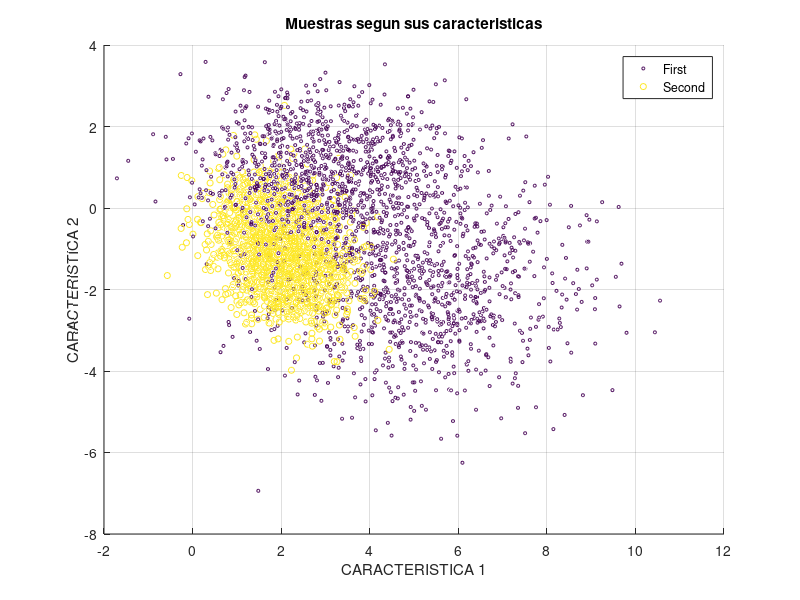

Reproduce this figure in MATLAB. (Note: this script raises an error after producing the figure.)
%% IE3038 - Diseño e Innovación en Ingeniería 1
%  Ejercicios de Aprendizaje Supervisado
%  Nombre: Cristhofer Isaac Patzan Martinez
%  Carné: 19218
%  Sección: 20

%  ESCRIBA EL CÓDIGO CORRESPONDIENTE EN LOS ESPACIOS DEBAJO DE LAS INSTRUCCIONES EN CADA
%  UNA DE LAS 6 SECCIONES. ANTES DE ENTREGAR SU SCRIPT, ASEGÚRESE DE QUE CORRA SIN
%  ERRORES. AL CALIFICAR, SE CORRERÁ EL SCRIPT PARA VER SI SE GENERAN LOS RESULTADOS Y
%  GRÁFICAS SOLICITADAS. PUEDE ASUMIR QUE EL .mat ESTÁ DISPONIBLE EN EL "Current Folder".
clear;clc;
%% (1) Graficar los datos X1 y X2
%  Cargue las variables X1 y X2 que están en el archivo ejercicios_apr_sup.mat
load('ejercicios_apr_sup.mat')

%  Las muestras en X1 corresponden a datos de una clase, y las muestras en X2 corresponden
%  a otra clase. Las muestras son vectores fila (estos serían los "feature vectors").
%  Notar que cada columna corresponde a una característica (feature).
%  En la figura 1, grafique las muestras usando scatter3. Use colores distintos para cada
%  clase. Active el grid, etiquete los ejes, coloque una leyenda y un título en la figura.
%  Deberá incluir la imagen en su reporte.
N1 = size(X1, 1);
N2 = size(X2, 1);

%s = [5*ones(N1,1); 20*ones(N2,1)];
%c = [ones(N1,1); 2*ones(N2,1)];
s1 = 5*ones(N1,1);
s2 = 20*ones(N2,1);
c1 = ones(N1,1);
c2 = 2*ones(N2,1);

figure(1)
%scatter3(X_train(:,1), X_train(:,2), X_train(:,3),s,c); %(feature1,feature2, feature3, size, color)
%legend
hold on
scatter3(X1(:,1), X1(:,2), X1(:,3),s1,c1);
scatter3(X2(:,1), X2(:,2), X2(:,3),s2,c2);
grid on
title('Muestras segun sus caracteristicas')
xlabel('CARACTERISTICA 1')
ylabel('CARACTERISTICA 2')
zlabel('CARACTERISTICA 3')
legend([{'First'},{'Second'}])
hold off




%% (2) Separar los datos X1 y X2 en conjuntos de entrenamiento y prueba; entrenar las SVM
%  80% de las muestras en X1 y en X2 se usarán para entrenar clasificadores SVM. El 20%
%  restante se usará para evaluar.
%  Las muestras de entrenamiento se deben seleccionar aleatoriamente. Coloque dichas
%  muestras en una variable llamada X_train. Note que en esa variable deben estar muestras
%  tanto de X1 como de X2. Coloque las muestras restantes en una variable llamada X_test.
%  Allí deben estar las muestras de X1 y X2 que no quedaron en X_train.
%  Importante: ningún dato que esté en X_train debe estar en X_test, y vice-versa.
%  También debe crear variables que contengan a las etiquetas. Las etiquetas de las
%  muestras de entrenamiento deben estar en una variable llamada Y_train. Y las etiquetas
%  de las muestras de evaluación deben estar en una variable llamada Y_test.

%  Use X_train y Y_train para entrenar dos clasificadores SVM. Use la función fitcsvm. El
%  primer clasificador deberá usar una 'KernelFunction' polinomial. Pruebe algunos órdenes
%  y deje el que mejor rendimiento le dé (más adelante se explica cómo verificar el
%  rendimiento). El segundo SVM deberá usar una 'KernelFunction' gaussiana (rbf).

%  Nota: No necesita usar variables tipo celda. Los modelos (resultados de fitcsvm) pueden
%        ser variables independientes. Si quiere usar una celda, lo puede hacer, por
%        supuesto.

%  Ayuda: para obtener las muestras de forma aleatoria, investigue la función randperm.
%         Con ella puede generar vectores de enteros de 1 a N en un orden aleatorio, que
%         puede usar como índices. N sería el número de muestras en este caso. Puede
%         generar un vector de índices aleatorios para X1 y otro para X2. Con ellos puede
%         generar variables que serían subconjuntos de X1 y X2, para luego armar las
%         variable X_train y X_test.
%         Para las etiquetas, revise lo hecho en el script ej_svm2.m.

X_all = [X1; X2];  % Todas las muestras de entrenamiento
p1 = randperm(size(X_all,1),0.80*size(X_all,1));    %posiciones alazar 80%
p2 = setdiff(1:size(X_all,1), p1);      % 20% sobrante

X_train = zeros(size(p1,2),size(X1,2));     %Matriz de entreno
Y_train = zeros(size(p1,2),1);
%Lleno la matriz de entreno con las posiciones aleatorias al 80 porciento
%En el caso de  las etiquetas por el orden en el que se coloco X_all se
%apartir en que punto es distinto
for i = 1:1:(0.80*size(X_all,1))
    X_train(i,:) = X_all(p1(i),:);
    if p1(i) > N1
        Y_train(i) = 1;
    else
        Y_train(i) = -1;
    end
end

X_test = zeros(size(p2,2),size(X1,2));     %Matriz de prueba
Y_test = zeros(size(p2,2),1);
%Lleno la matriz de prueba con las posiciones aleatorias al 20 porciento
for i = 1:1:(0.20*size(X_all,1))
    X_test(i,:) = X_all(p2(i),:);
    if p2(i) > N1
        Y_test(i) = 1;
    else
        Y_test(i) = -1;
    end
end

% Verifico si se repiten los números
if isempty(intersect(p1, p2))
    disp('p1 y p2 no tienen los mismos numeros')
else
    disp('p1 y p2 tienen los mismosnumeros')
end

%% Crear celdas y vectores para guardar modelos y otras cosas
M = 2;
ModeloSVM = cell(1, M);
ModeloVC = cell(1, M);
errorVC = zeros(1, M);
asignado = cell(1, M);
valores = cell(1, M);
titulos = {'Kernel Polinomial Grado 3','Kernel Gaussiano'};

ModeloSVM{1} = fitcsvm(X_train, Y_train, 'KernelFunction', 'polynomial','KernelScale', 'auto', 'PolynomialOrder', 3);
ModeloSVM{2} = fitcsvm(X_train, Y_train, 'KernelFunction', 'rbf', 'KernelScale', 'auto');

%% (3) Clasificar los datos de prueba y generar matriz de confusión, clasificadores SVM
%  Use los modelos entrenados anteriormente y la función predict para clasificar las
%  muestras en X_test. Note que la función predict devuelve las etiquetas asignadas por el
%  clasificador. Con dichas etiquetas (clase asignada) y las etiquetas en Y_test (clase
%  real), deberá generar matrices de confusión y porcentajes de clasificación correcta.


% Se hace validación cruzada con las muestras de entrenamiento, se calcula el error
% de clasificación de la validación cruzada, se clasifican las muestras de prueba
for k = 1:M
    % Validación cruzada, clasificación errónea
    ModeloVC{k} = crossval(ModeloSVM{k});
    errorVC(k) = kfoldLoss(ModeloVC{k});
    
    % Clasificación de las muestras de prueba
    [asignado{k}, valores{k}] = predict(ModeloSVM{k}, X_test); % etiquetas asignadas, valores
end

figure(2)
hi = sgtitle('Matrices de confusion');
hi.FontSize = 18;
hi.Color = 'r';
hi.FontName = 'verdana';
subplot(1,2,1);
cm1 = confusionchart(Y_test, asignado{1});
cm1.Title = sprintf('Modelo poinomial grado ');
subplot(1,2,2);
cm2 = confusionchart(Y_test, asignado{2});
cm2.Title = sprintf('Modelo Gausiano');


%  Nota: a diferencia de lo hecho en los ejemplos de clase, no necesita generar gráficas
%        con los vectores de soporte y las fronteras de decisión. Eso es fácil para
%        muestras en 2D, pero se complica más en 3D. Tampoco necesita definir todas las
%        variables que se definieron en los ejemplos de clase (ModeloVC, errorVC,
%        valores). Sólo necesita variables para los resultados de la clasificación
%        (etiquetas asignadas).

%  Puede generar las matrices "a mano", es decir, sin usar funciones de Matlab específicas
%  para matrices de confusión. Se compara elemento por elemento de las etiquetas asignadas
%  y las reales. Si la etiqueta real era de la clase 1, y la etiqueta asignada es la de la
%  clase 1, se aumenta un contador para la posición (1,1) de la matriz. Si la etiqueta
%  real era de la clase 2, y la etiqueta asignada es de la clase 2, se aumenta un contador
%  para la posición (2,2) de la matriz. En caso de no haber coincidencia entre la clase
%  asignada y la real, se aumentan contadores para las posiciones (1,2) o (2,1) de la
%  matriz, según sea el caso. Lo anterior se puede hacer con ciclos o con comparaciones,
%  indexados lógicos y operaciones entre matrices.
%  Alternativamente, puede investigar y usar funciones de Matlab para generar y graficar
%  las matrices de confusión. 
%  No es obligación, pero un buen ejercicio sería generar las matrices de ambas formas,
%  para comprobar sus resultados y verificar que ha entendido bien cómo se generan.
%  Los porcentajes de clasificación correcta se calculan dividiendo la suma de los
%  elementos de la diagonal de la matriz (los elementos correctamente clasificados) entre
%  el total de los elementos de la matriz (todos los elementos que se clasificaron).

%  En el reporte deberá incluir los porcentajes de clasificación correcta e imágenes con
%  las matrices de confusión de ambos clasificadores (el SVM con el Kernel polinomial que
%  más alto porcentaje de clasificación haya dado, y el SVM con el Kernel Gaussiano). Las
%  imágenes pueden ser tablas generadas en Word o Excel, o figuras generadas con una
%  función de Matlab. Si usted genera las tablas, asegúrese de identificar las filas y
%  columnas (clase real/clase asignada). Si genera figuras con funciones de Matlab,
%  agrégueles títulos a las figuras (el Kernel usado). En caso de usar las funciones de
%  Matlab, use las figuras 2 y 3.




%% (4) Organizar muestras X1 y X2, crear etiquetas y entrenar una red neuronal
%  En esta sección deberá colocar todas las muestras de X1 y X2 en una sola variable,
%  llamada X_ann_1. Además, deberá crear una variable llamada T_ann_1 con los "targets",
%  los cuales servirán para identificar la clase de las muestras.
%  Ayuda: revise el archivo ej_ann.m. Allí se explica cómo deben quedar los "targets" para
%         cada muestra, según la clase a la que pertenece (columnas o filas con unos y
%         ceros). Ese script tiene código generado por el app. Se observan los comandos
%         que permiten entrenar redes y clasificar muestras sin la necesidad de la
%         interfaz gráfica, lo cual es conveniente muchas veces.

%  Teniendo las variables X_ann_1 y T_ann_1, deberá usar el "Neural Network Pattern
%  Recognition" app de Matlab para entrenar una red neuronal y obtener las matrices de
%  confusión como en los ejemplos de la clase. Puede dejar el tamaño de la red y los
%  porcentajes de entrenamiento, validación y prueba por defecto. También puede cambiar
%  esos parámetros, para ver qué pasa.
%  Ayuda: Note que el app permite seleccionar si las muestras (predictors) y los targets
%         (responses) están como columnas o como filas. Tenga cuidado de armar la variable
%         T_ann_1 de forma consistente con la variable X_ann_1.

%  En el reporte deberá incluir una imagen donde se muestre la red ya entrenada, y otra
%  imagen que muestre las matrices de confusión resultantes. 

% Como columnas deben estar las muestras y filas sus caracteristicas
% En el caso de etiquetas en columna indican el tipo de muestra (1 si es 
% esa muestra y 0 para todas aquellas que no lo sea) y en fila
% la cantidad total de tipos
X_ann_1 = X_all';
T_ann_1 = [ones(size(X1, 1),1),zeros(size(X1, 1),1);zeros(size(X2, 1),1),ones(size(X2, 1),1)]';

net = patternnet(10,'trainscg');
% Setup Division of Data for Training, Validation, Testing
net.divideParam.trainRatio = 70/100;
net.divideParam.valRatio = 15/100;
net.divideParam.testRatio = 15/100;

net = train(net,X_ann_1,T_ann_1);

y = net(X_ann_1);
perf = perform(net,T_ann_1,y);
classes = vec2ind(y);

view(net)
%% (5) Graficar los datos Xa, Xb y Xc
%  Cargue las variables Xa, Xb y Xc que están en el archivo ejercicios_apr_sup.mat
%  Cada variable contiene muestras de una clase distinta (los datos son vectores fila).
%  En la figura 4, grafique las muestras usando scatter3. Use colores distintos para cada
%  clase. Active el grid, etiquete los ejes, coloque una leyenda y un título en la figura.

%  Deberá incluir la imagen en su reporte.
Na = size(Xa, 1);
Nb = size(Xb, 1);
Nc = size(Xc, 1);

sa = 5*ones(Na,1);
sb = 20*ones(Nb,1);
sc = 40*ones(Nc,1);
ca = ones(Na,1);
cb = 2*ones(Nb,1);
cc = 3*ones(Nc,1);

figure(4)
hold on
scatter3(Xa(:,1), Xa(:,2), Xa(:,3),sa,ca);
scatter3(Xb(:,1), Xb(:,2), Xb(:,3),sb,cb);
scatter3(Xc(:,1), Xc(:,2), Xc(:,3),sc,cc);
grid on
title('Muestras segun sus caracteristicas')
xlabel('CARACTERISTICA 1')
ylabel('CARACTERISTICA 2')
zlabel('CARACTERISTICA 3')
legend([{'First'},{'Second'},{'THIRD'}])
hold off


%% (6) Organizar muestras Xa, Xb y Xc y crear etiquetas para una red neuronal
%  En esta sección deberá colocar todas las muestras de Xa, Xb y Xc en una sola variable,
%  llamada X_ann_2. Además, deberá crear una variable llamada T_ann_2 con los "targets",
%  los cuales servirán para identificar la clase de las muestras. Nuevamente tenga cuidado
%  de armar las variables X_ann_2 y T_ann_2 de forma consistente.
%  Teniendo las variables X_ann_2 y T_ann_2, deberá usar el "Neural Network Pattern
%  Recognition" app de Matlab para entrenar una red neuronal y obtener las matrices de
%  confusión como en el inciso (4).

%  En el reporte deberá incluir una imagen donde se muestre la red ya entrenada, y otra
%  imagen que muestre las matrices de confusión resultantes. 

X_ann_2 = [Xa; Xb; Xc]';
T_ann_2 = [ones(size(Xa, 1),1),zeros(size(Xa, 1),1), zeros(size(Xa, 1),1)...
          ;zeros(size(Xb, 1),1),ones(size(Xb, 1),1), zeros(size(Xb, 1),1)...
          ;zeros(size(Xc, 1),1),zeros(size(Xc, 1),1), ones(size(Xc, 1),1)...
          ]';
      
net1 = patternnet(10,'trainscg');
% Setup Division of Data for Training, Validation, Testing
net1.divideParam.trainRatio = 70/100;
net1.divideParam.valRatio = 15/100;
net1.divideParam.testRatio = 15/100;

net1 = train(net1,X_ann_2,T_ann_2);

y1 = net1(X_ann_2);
perf = perform(net1,T_ann_2,y1);
classes = vec2ind(y1);

view(net1)
